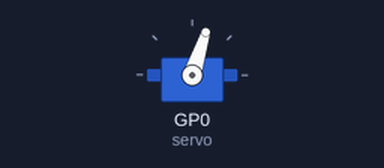
Recording of a program running on a simulated Raspberry Pi Pico running MicroPython. Parts: servo. Servo angles are drawn from the pulse width (0.5 ms = 0°, 2.5 ms = 180°); what the program prints to the serial console is not drawn.

Above: at 0.1 s.
At 37.1 s:
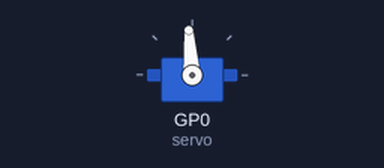
Timing chart, 0 to 38.6 s (numbered marks = the images above):
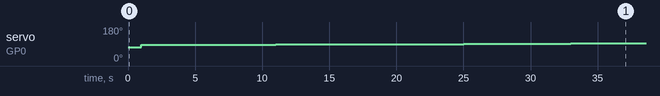

Measured:
- by itself, servo on GP0 (servo): moves from 72° to 94° over 36.0 s

The program:

adjust_stop.py
```python
"""
2026/10/05
サーボは個体差があり、config.pyの設定値を調整する必要があります。
その基本となるのが、サーボが停止する値です。
これがズレていると車の直進性を出すのに苦労します。
まずは、停止値を家訓してください。

左右のサーボそれぞれに以下のプログラムを使って、停止値を求めます。
止まった値と動き出した値を記録して、その中間値を停止値とします。

"""

from machine import Pin, PWM
from time import sleep

"""
右車輪　0
左車輪　1
を設定してください。
"""
servo = PWM(Pin(0))

servo.freq(50)

servo.duty_ns(1300 * 1000)
sleep(1)

# 1450～1550usを5us刻みで確認
for us in range(1450, 1551, 5):

    servo.duty_ns(us * 1000)

    print("PWM =", us, "us")
    print("この値でサーボが止まっているか確認してください")

    sleep(2)

# 最後は停止
servo.duty_ns(1500 * 1000)

print("終了")

print("止まっていた、中間値を停止値としてください。")
```
